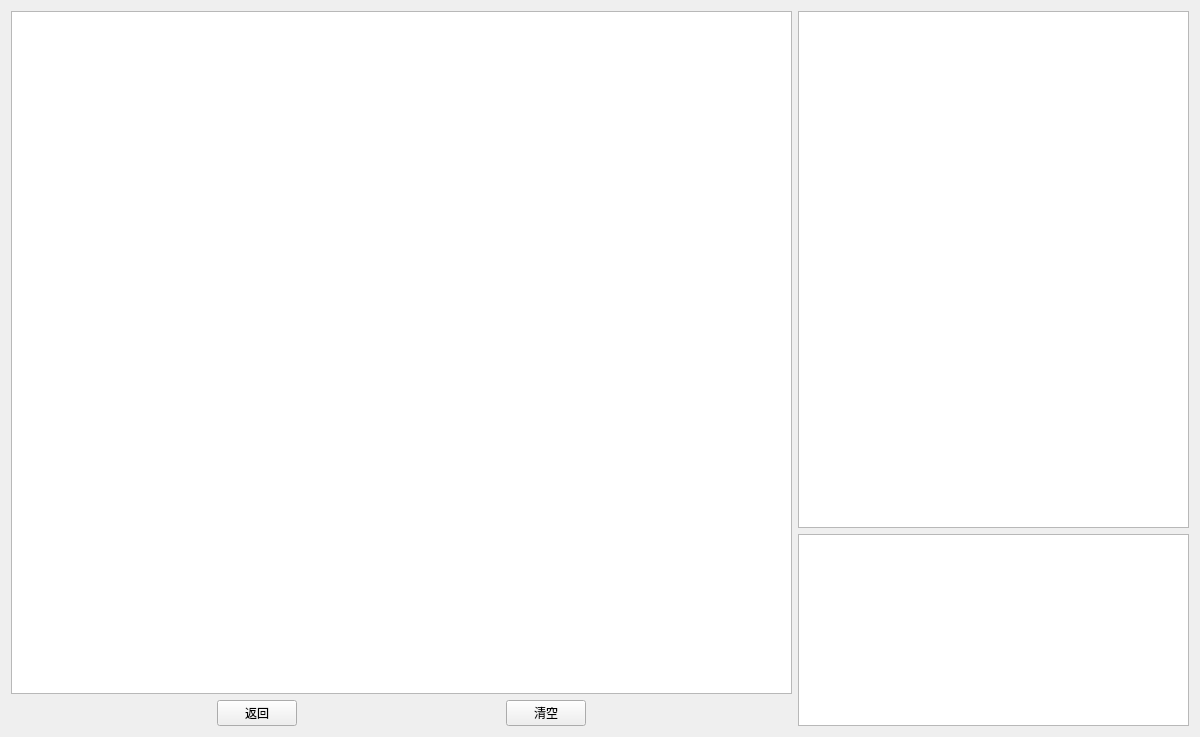
<?xml version="1.0" encoding="UTF-8"?>
<ui version="4.0">
 <class>ViewPage</class>
 <widget class="QWidget" name="ViewPage">
  <property name="geometry">
   <rect>
    <x>0</x>
    <y>0</y>
    <width>1200</width>
    <height>737</height>
   </rect>
  </property>
  <property name="minimumSize">
   <size>
    <width>0</width>
    <height>0</height>
   </size>
  </property>
  <property name="windowTitle">
   <string>Form</string>
  </property>
  <layout class="QHBoxLayout" name="horizontalLayout_2" stretch="2,1">
   <item>
    <layout class="QVBoxLayout" name="verticalLayout">
     <property name="sizeConstraint">
      <enum>QLayout::SetDefaultConstraint</enum>
     </property>
     <item>
      <widget class="GraphicsDisplay" name="graphics_display">
       <property name="sizePolicy">
        <sizepolicy hsizetype="Expanding" vsizetype="Expanding">
         <horstretch>0</horstretch>
         <verstretch>0</verstretch>
        </sizepolicy>
       </property>
      </widget>
     </item>
     <item>
      <layout class="QHBoxLayout" name="horizontalLayout">
       <item>
        <widget class="QLabel" name="mathTips_label">
         <property name="minimumSize">
          <size>
           <width>200</width>
           <height>0</height>
          </size>
         </property>
         <property name="font">
          <font>
           <pointsize>11</pointsize>
          </font>
         </property>
         <property name="styleSheet">
          <string notr="true">color: rgb(255, 0, 4);</string>
         </property>
         <property name="text">
          <string/>
         </property>
        </widget>
       </item>
       <item>
        <widget class="QPushButton" name="return_button">
         <property name="text">
          <string>返回</string>
         </property>
        </widget>
       </item>
       <item>
        <spacer name="horizontalSpacer">
         <property name="orientation">
          <enum>Qt::Horizontal</enum>
         </property>
         <property name="sizeHint" stdset="0">
          <size>
           <width>40</width>
           <height>20</height>
          </size>
         </property>
        </spacer>
       </item>
       <item>
        <widget class="QPushButton" name="clear_button">
         <property name="text">
          <string>清空</string>
         </property>
        </widget>
       </item>
       <item>
        <widget class="QLabel" name="label_2">
         <property name="minimumSize">
          <size>
           <width>200</width>
           <height>0</height>
          </size>
         </property>
         <property name="text">
          <string/>
         </property>
        </widget>
       </item>
      </layout>
     </item>
    </layout>
   </item>
   <item>
    <layout class="QVBoxLayout" name="verticalLayout_2">
     <item>
      <widget class="QGraphicsView" name="info_graphics_view"/>
     </item>
     <item alignment="Qt::AlignBottom">
      <widget class="QTextEdit" name="text_edit"/>
     </item>
    </layout>
   </item>
  </layout>
 </widget>
 <customwidgets>
  <customwidget>
   <class>GraphicsDisplay</class>
   <extends>QGraphicsView</extends>
   <header>graphics_display.h</header>
  </customwidget>
 </customwidgets>
 <resources/>
 <connections/>
</ui>
